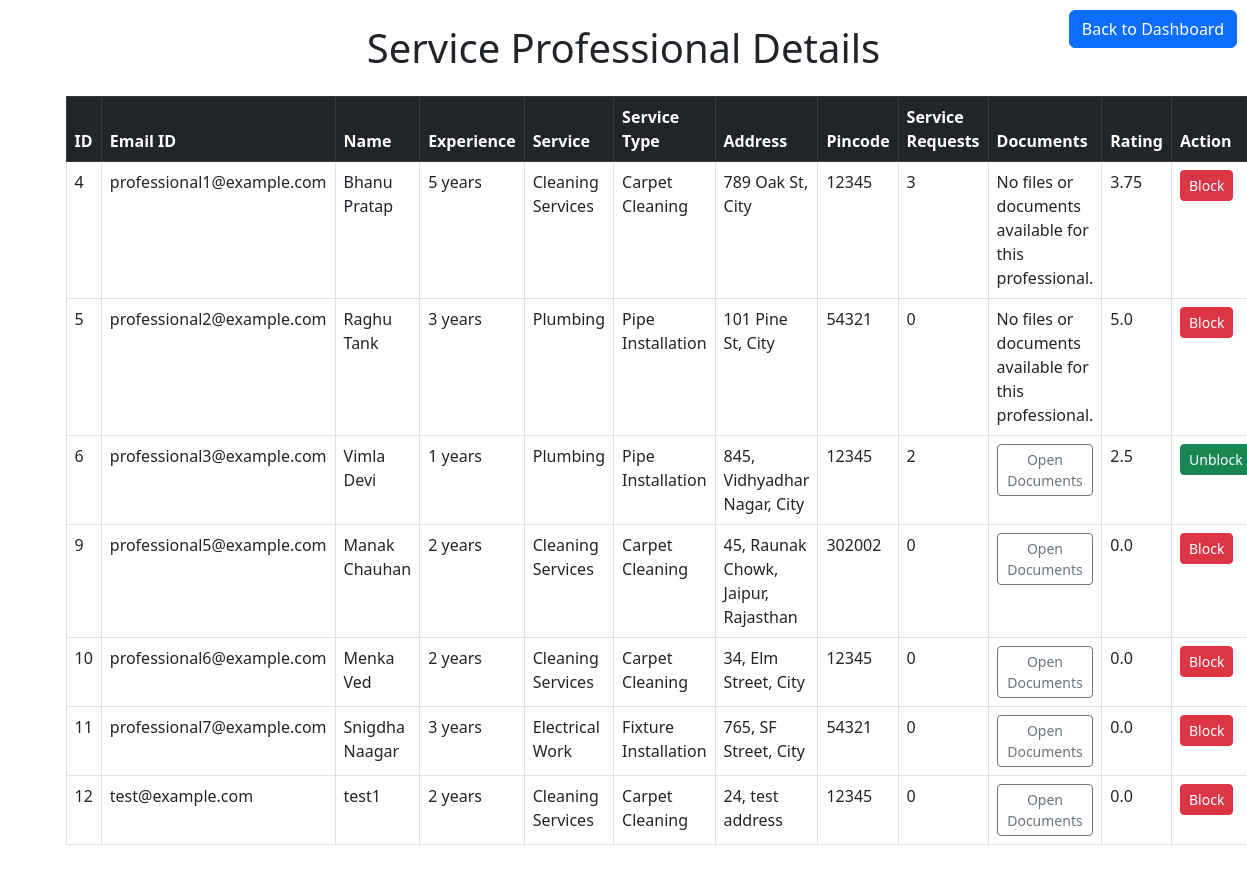
Page /admin/professionals/search on the committed database.
### tables this page shows
CREATE TABLE users (
        id INTEGER PRIMARY KEY AUTOINCREMENT,
        email TEXT UNIQUE NOT NULL,
        password TEXT NOT NULL,
        role TEXT NOT NULL,
        full_name TEXT,
        address TEXT,
        pin_code INTEGER,
        mobile_number TEXT,
        experience INTEGER,
        rating FLOAT DEFAULT 0,       
        documents_path TEXT,  -- Optional field for service professionals
        service_id INTEGER,  -- New column for storing the selected service
        service_type_id INTEGER,       
        is_blocked INTEGER DEFAULT 0,
        FOREIGN KEY (service_id) REFERENCES services(id),  -- Link to the services table
        FOREIGN KEY (service_type_id) REFERENCES service_types(id)       
    );

### routes/admin_dashboard_routes.py (the view)
@app.route('/admin/professionals/search')
def search_professional_by_name():
    query = request.args.get('query')
    cur = get_db().cursor()
    sql_query = """
        SELECT u.id, u.email, u.full_name, u.experience, s.name AS service_name,
               st.type_name AS service_type_name, u.address, u.pin_code,
               u.documents_path, COALESCE(COUNT(sr.id), 0) AS service_request_count,
               u.rating, u.is_blocked
        FROM users u
        LEFT JOIN services s ON u.service_id = s.id
        LEFT JOIN service_types st ON u.service_type_id = st.id
        LEFT JOIN service_requests sr ON u.id = sr.professional_id
        WHERE u.role = 'professional'
    """
    if query:
        sql_query += " AND LOWER(u.full_name) LIKE ?"
        parameters = ('%' + query.lower() + '%',)
    else:
        parameters = ()
    sql_query += " GROUP BY u.id, s.name, st.type_name"
    cur.execute(sql_query, parameters)
    professionals = cur.fetchall()
    return render_template('service_professional_details.html', professionals=professionals)

### routes/admin_dashboard_routes.py (called while the page is built)
def get_db():
    if 'db' not in g:
        g.db = sqlite3.connect(DATABASE)
        g.db.row_factory = sqlite3.Row
    return g.db

### templates/service_professional_details.html (shortened to what this page needs)
<!DOCTYPE html>
<html lang="en">
<head>
    <link href="https://cdnjs.cloudflare.com/ajax/libs/bootstrap/5.3.0/css/bootstrap.min.css" rel="stylesheet">
</head>
<body class="container py-4">
    <a href="{{ url_for('admin_home') }}" class="btn btn-primary" style="position: absolute; top: 10px; right: 10px;">Back to Dashboard</a>
    <h1 class="text-center mb-4">Service Professional Details</h1>
    <table class="table table-bordered table-hover">
        <thead class="table-dark">
            <tr>
                <th>ID</th>
                <th>Email ID</th>
                <th>Name</th>
                <th>Experience</th>
                <th>Service</th>
                <th>Service Type</th>
                <th>Address</th>
                <th>Pincode</th>
                <th>Service Requests</th>
                <th>Documents</th>
                <th>Rating</th>
                <th>Action</th>
            </tr>
        </thead>
        <tbody>
            {% for professional in professionals %}
            <tr>
                <td>{{ professional['id'] }}</td>
                <td>{{ professional['email'] }}</td>
                <td>{{ professional['full_name'] }}</td>
                <td>{{ professional['experience'] }} years</td>
                <td>{{ professional['service_name'] }}</td>
                <td>{{ professional['service_type_name'] }}</td>
                <td>{{ professional['address'] }}</td>
                <td>{{ professional['pin_code'] }}</td>
                <td>{{ professional['service_request_count'] }}</td>
                <td>
                    {% if professional['documents_path'] %}
                    <a href="{{ url_for('view_document', document_path=professional['documents_path']) }}" target="_blank" class="btn btn-outline-secondary btn-sm">Open Documents</a>
                    {% else %}
                        <span>No files or documents available for this professional.</span>
                    {% endif %}
                </td>
                <td>{{ professional['rating'] }}</td>
                <td>
                    {% if professional['is_blocked'] == 1 %}
                        <a href="{{ url_for('unblock_professional', user_id=professional['id']) }}" class="btn btn-success btn-sm">Unblock</a>
                    {% else %}
                        <a href="{{ url_for('block_professional', user_id=professional['id']) }}" class="btn btn-danger btn-sm">Block</a>
                    {% endif %}
                </td>
            </tr>
            {% endfor %}
        </tbody>
    </table>
</body>
</html>

### rows in the picture
users: id "4", email "professional1@example.com", full_name "Bhanu Pratap", experience "5", service_name "Cleaning Services", service_type_name "Carpet Cleaning", address "789 Oak St, City", pin_code "12345", service_request_count "3", shows "No files or documents available for this professional.", rating "3.75"
users: id "5", email "professional2@example.com", full_name "Raghu Tank", experience "3", service_name "Plumbing", service_type_name "Pipe Installation", address "101 Pine St, City", pin_code "54321", service_request_count "0", shows "No files or documents available for this professional.", rating "5.0"
users: id "6", email "professional3@example.com", full_name "Vimla Devi", experience "1", service_name "Plumbing", service_type_name "Pipe Installation", address "845, Vidhyadhar Nagar, City", pin_code "12345", service_request_count "2", rating "2.5"
users: id "9", email "professional5@example.com", full_name "Manak Chauhan", experience "2", service_name "Cleaning Services", service_type_name "Carpet Cleaning", address "45, Raunak Chowk, Jaipur, Rajasthan", pin_code "302002", service_request_count "0", rating "0.0"
users: id "10", email "professional6@example.com", full_name "Menka Ved", experience "2", service_name "Cleaning Services", service_type_name "Carpet Cleaning", address "34, Elm Street, City", pin_code "12345", service_request_count "0", rating "0.0"
users: id "11", email "professional7@example.com", full_name "Snigdha Naagar", experience "3", service_name "Electrical Work", service_type_name "Fixture Installation", address "765, SF Street, City", pin_code "54321", service_request_count "0", rating "0.0"
users: id "12", email "test@example.com", full_name "test1", experience "2", service_name "Cleaning Services", service_type_name "Carpet Cleaning", address "24, test address", pin_code "12345", service_request_count "0", rating "0.0"
